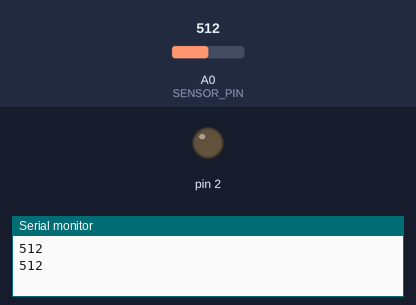
Recording of a sketch running on a simulated Arduino Uno, built with avr-gcc and run on an emulated ATmega328P. Parts: output pins drawn as LEDs (lit = HIGH), the last lines printed to the serial monitor. The test bench sets the inputs (shaded band); at power-on: A0 (SENSOR_PIN) = 512.

Above: at 1.8 s.
1.9 s: A0 (SENSOR_PIN) set to 484
At 2.3 s:
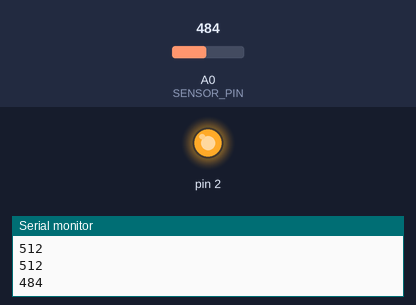
3.5 s: A0 (SENSOR_PIN) set to 510
At 5.0 s:
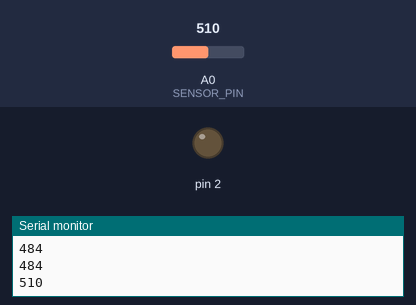
5.5 s: A0 (SENSOR_PIN) set to 490
At 6.5 s:
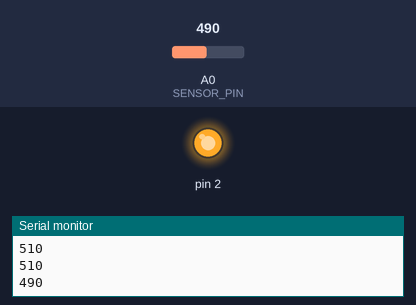
Timing chart, 0 to 8.5 s (numbered marks = the images above; inputs shaded):
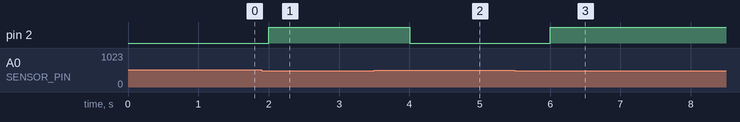

Measured:
- the behaviour switches between 500 and 499 on A0 (SENSOR_PIN) (found by bisection; images 0 and 1)
- after the input at 1.9 s, pin 2: LOW → HIGH after 0.10 s
- after the input at 3.5 s, pin 2: HIGH → LOW after 0.50 s
- after the input at 5.5 s, pin 2: LOW → HIGH after 0.50 s

The sketch:

sketch_apr03a.ino
```cpp
const int SENSOR_PIN = A0; // 조도센서가 연결된 아날로그 핀 번호
const int LED_PIN = 2; // LED가 연결된 디지털 핀 번호

void setup() {
  pinMode(2, OUTPUT); // LED 핀을 출력으로 설정
  Serial.begin(9600); // 시리얼 통신 시작
}

void loop() {
  int sensorValue = analogRead(SENSOR_PIN); // 조도센서에서 값 읽기
  Serial.println(sensorValue); // 값 출력

  if (sensorValue < 500) { // 조도 값이 일정 수준 이하일 때
    digitalWrite(2, HIGH); // LED 켜기
  } else {
    digitalWrite(2, LOW); // LED 끄기
  }

  delay(1000); // 1초 지연
}
```
